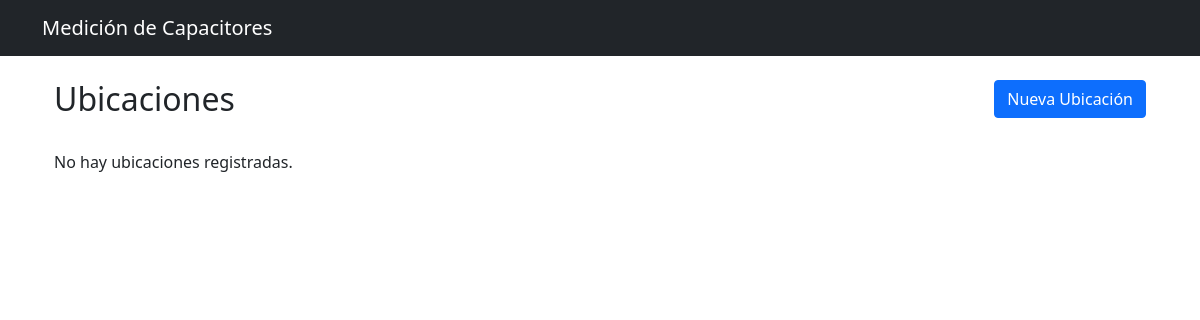
/cap/, run on an earlier commit of the app's database.
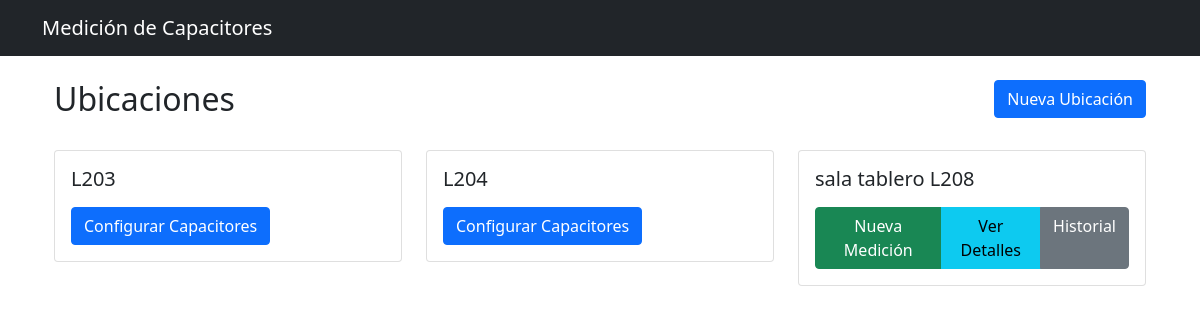
And on a later commit of the database.
### plc_address/models.py (models this page shows, shortened)
class Location(models.Model):
    name = models.CharField(max_length=200, verbose_name="Nombre de ubicación")
    description = models.TextField(blank=True, verbose_name="Descripción")
    is_configured = models.BooleanField(default=False, verbose_name="Configuración completada")
    created_at = models.DateTimeField(auto_now_add=True)
    updated_at = models.DateTimeField(auto_now=True)

### plc_address/views.py (the view)
# urls.py: path('cap/', views.LocationListView.as_view(), name='location-list'),
class LocationListView(ListView):
    model = Location
    template_name = 'capacitors/location_list.html'
    context_object_name = 'locations'

### plc_address/templates/capacitors/location_list.html (shortened to what this page needs)
{% extends 'capacitors/base.html' %}
{% block content %}
<div class="container">
    <div class="row mb-4">
        <div class="col">
            <h2>Ubicaciones</h2>
        </div>
        <div class="col text-end">
            <a href="{% url 'location-create' %}" class="btn btn-primary">Nueva Ubicación</a>
        </div>
    </div>
    <div class="row">
        {% for location in locations %}
        <div class="col-md-4 mb-4">
            <div class="card">
                <div class="card-body">
                    <h5 class="card-title">{{ location.name }}</h5>
                    <div class="mt-3">
                        {% if not location.is_configured %}
                            {% if location.contactors.exists %}
                                <a href="{% url 'configure-capacitors' location.id %}"
                                   class="btn btn-primary">Configurar Capacitores</a>
                            {% else %}
                                <a href="{% url 'configure-contactors' location.id %}"
                                   class="btn btn-primary">Configurar Contactores</a>
                            {% endif %}
                        {% else %}
                            <div class="btn-group">
                                <a href="{% url 'measurement-form' location.id %}"
                                   class="btn btn-success">Nueva Medición</a>
                                <a href="{% url 'location-detail' location.id %}"
                                   class="btn btn-info">Ver Detalles</a>
                                <a href="{% url 'measurement-history' location.id %}"
                                   class="btn btn-secondary">Historial</a>
                            </div>
                        {% endif %}
                    </div>
                </div>
            </div>
        </div>
        {% empty %}
        <div class="col">
            <p>No hay ubicaciones registradas.</p>
        </div>
        {% endfor %}
    </div>
</div>
{% endblock %}

What changed in the data, as far as the page shows it:
added Location: name "L203", is_configured "Configurar Capacitores"
added Location: name "L204", is_configured "Configurar Capacitores"
added Location: name "sala tablero L208", is_configured "Nueva Medición"
Also different on the page:
text no longer shown: "No hay ubicaciones registradas."
